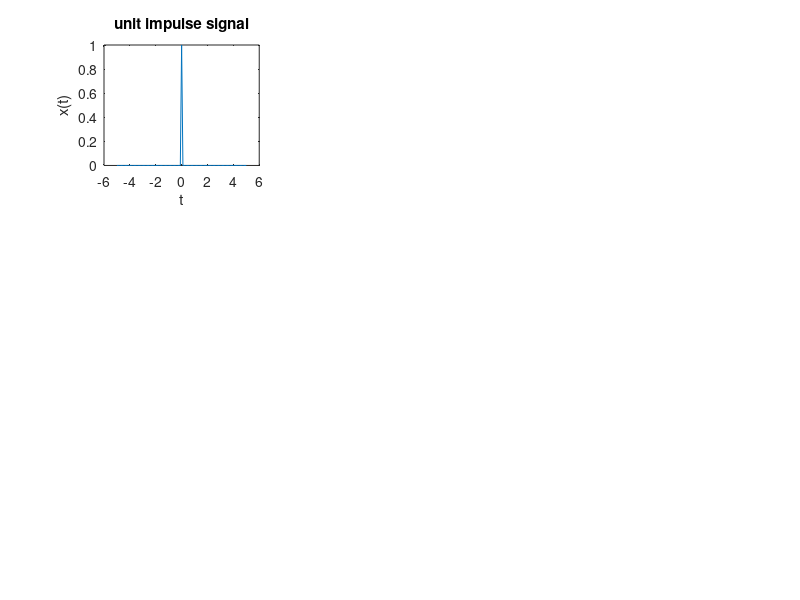

The MATLAB source for this figure:
clc;
clear;
close all;

tmin = -5;
dt = 0.1;
tmax = 5;
t = tmin:dt:tmax;

%unit Impulse signal
x1 = 1;
x2 = 0;
x = x1.*(t==0)+x2.*(t~=0);
subplot(3,3,1);
plot(t,x);
xlabel('t');
ylabel('x(t)');
title('unit impulse signal');
